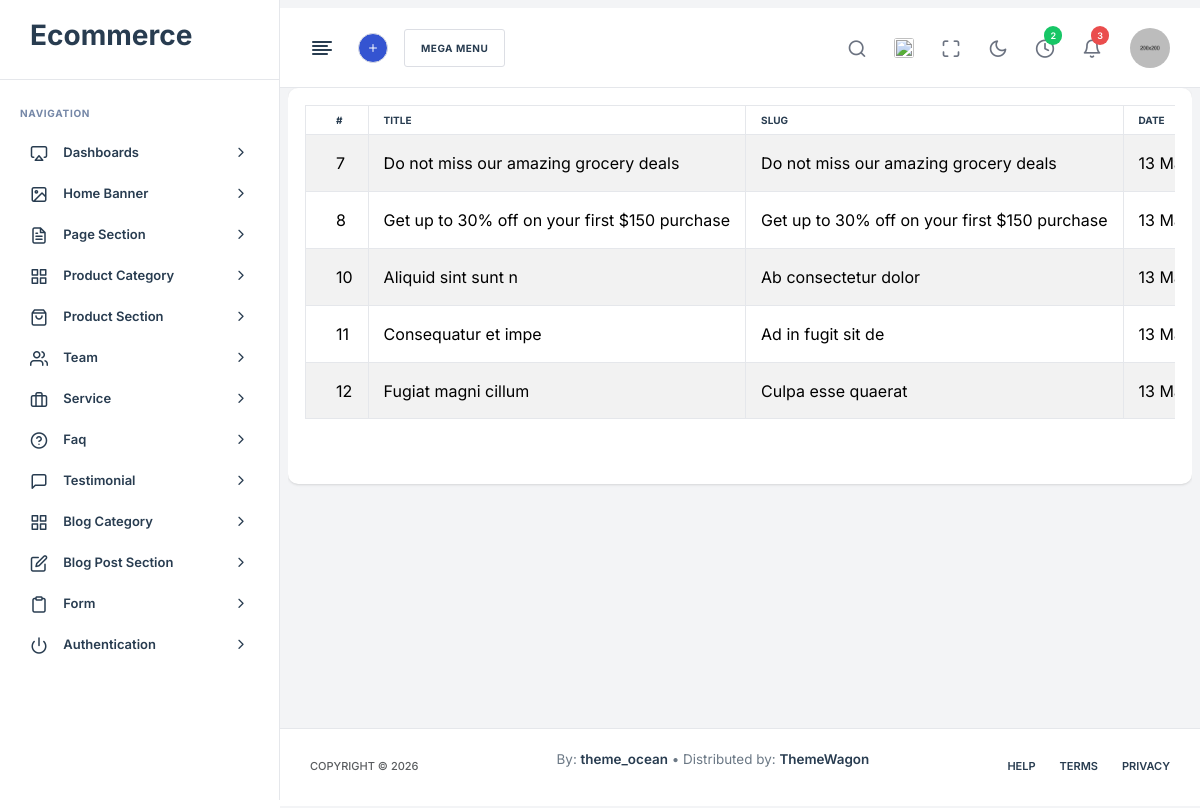
/admin/banner-list.php, run on the app's committed database.
### tables this page shows
CREATE TABLE `home_banner` (
  `id` int(11) NOT NULL,
  `add_date` bigint(22) NOT NULL,
  `banner_title` varchar(256) NOT NULL,
  `banner_slug` varchar(256) NOT NULL,
  `banner_sub_title` longtext NOT NULL,
  `banner_image` text NOT NULL,
  `sort_order` int(12) NOT NULL,
  `banner_btn` text NOT NULL,
  `status` enum('1','0') NOT NULL DEFAULT '1'
);

### admin/banner-list.php (the view, shortened to what this page needs)
<?php
include('layout/header.php');
?>
<body>
    <main class="nxl-container ">
        <div class="nxl-content">
            <div class="main-content p-0 m-2">
                <div class="row">
                    <div class="col-lg-12">
                        <div class="card stretch stretch-full  ">
                            <div class="card-body  ">
                                <div class="table-responsive mb-5">
                                    <table class="table table-bordered table-striped">
                                        <thead>
                                            <tr>
                                                <th>#</th>
                                                <th>Title</th>
                                                <th>Slug</th>
                                                <th>Date</th>
                                            </tr>
                                        </thead>
                                        <tbody>
                                            <?php
                                            $sql = "SELECT * FROM home_banner";
                                            $result = mysqli_query($conn, $sql);
                                            if (mysqli_num_rows($result) > 0) {
                                                while ($row = mysqli_fetch_array($result)) {
                                            ?>
                                                    <tr>
                                                        <td> <?php echo  $row['id']; ?> </td>
                                                        <td> <?php echo $row['banner_title'] ?> </td>
                                                        <td> <?php echo  $row['banner_slug'] ?> </td>
                                                        <td> <?php echo  date('d M y', $row['add_date']);  ?> </td>
                                                    </tr>
                                                <?php } ?>
                                        </tbody>
                                    </table>
                                <?php } else {  ?>
                                    <div class="alert alert-danger"><em>No records were found.</em></div>
                                <?php }
                                ?>
                                </div>
                            </div>
                        </div>
                    </div>
                </div>
            </div>
        </div>
        <?php include('layout/footer.php'); ?>
    </main>

### data on the page
home_banner: id "7", banner_title "Do not miss our amazing grocery deals", banner_slug "Do not miss our amazing grocery deals", add_date "13…"
home_banner: id "8", banner_title "Get up to 30% off on your first $150 purchase", banner_slug "Get up to 30% off on your first $150 purchase", add_date "13…"
home_banner: id "10", banner_title "Aliquid sint sunt n", banner_slug "Ab consectetur dolor", add_date "13…"
home_banner: id "11", banner_title "Consequatur et impe", banner_slug "Ad in fugit sit de", add_date "13…"
home_banner: id "12", banner_title "Fugiat magni cillum", banner_slug "Culpa esse quaerat", add_date "13…"
